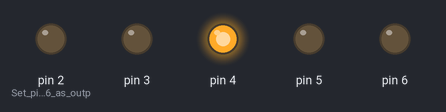
A sketch run on a simulated Arduino Uno, built with avr-gcc and run on an emulated ATmega328P. On the bench: output pins drawn as LEDs (lit = HIGH).

Above: at 0.5 s.
At 1.5 s:
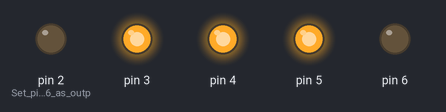
At 2.5 s:
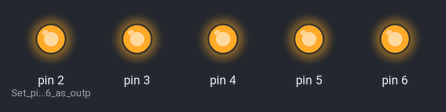
At 3.5 s:
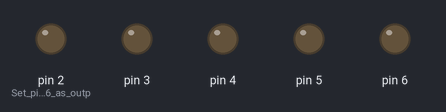
Timing chart, 0 to 5.2 s (numbered marks = the images above):
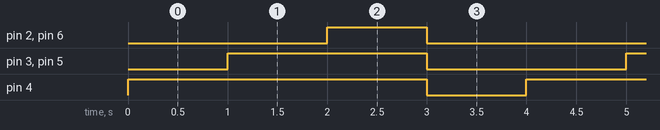

The sketch:

ScatteringPattern.ino
```cpp
void setup(){
 pinMode(2,OUTPUT); //Set pins D2 to D6 as outputs
 pinMode(3,OUTPUT);
 pinMode(4,OUTPUT);
 pinMode(5,OUTPUT);
 pinMode(6,OUTPUT);
}
void loop(){
digitalWrite(4,HIGH); //Turn ON middle LED
delay(1000);
digitalWrite(3,HIGH); //Turn ON next 2 LEDs
digitalWrite(5,HIGH);
delay(1000);
digitalWrite(2,HIGH); //Turn ON next 2 LEDs
digitalWrite(6,HIGH);
delay(1000);
digitalWrite(2,LOW); //Turn OFF all LEDs
digitalWrite(3,LOW);
digitalWrite(4,LOW);
digitalWrite(5,LOW);
digitalWrite(6,LOW);
delay(1000);
}
```

Measured:
- by itself, pin 2 (Set_pins_D2_to_D6_as_outp), pin 6: alternates HIGH for 1.0 s and LOW for 3.0 s
- by itself, pin 3, pin 5: alternates HIGH for 2.0 s and LOW for 2.0 s
- by itself, pin 4: alternates HIGH for 3.0 s and LOW for 1.0 s
